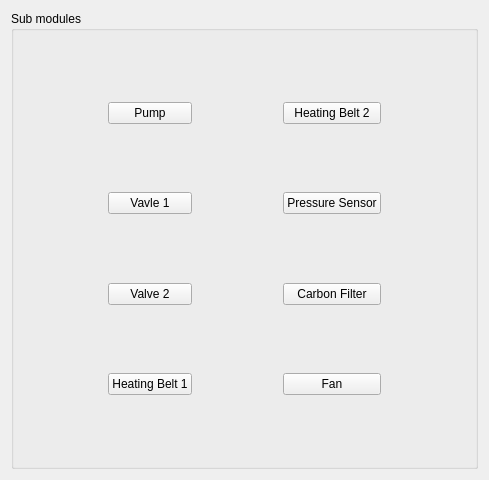
<?xml version="1.0" encoding="UTF-8"?>
<ui version="4.0">
 <class>SystemTracking::CLaSystem</class>
 <widget class="QWidget" name="SystemTracking::CLaSystem">
  <property name="geometry">
   <rect>
    <x>0</x>
    <y>0</y>
    <width>489</width>
    <height>480</height>
   </rect>
  </property>
  <property name="windowTitle">
   <string>Form</string>
  </property>
  <layout class="QGridLayout" name="gridLayout">
   <item row="0" column="0">
    <widget class="QGroupBox" name="groupBox">
     <property name="title">
      <string>Sub modules</string>
     </property>
     <layout class="QGridLayout" name="gridLayout_2">
      <item row="3" column="1">
       <widget class="QPushButton" name="modifyValve1">
        <property name="text">
         <string>Vavle 1</string>
        </property>
       </widget>
      </item>
      <item row="6" column="1">
       <spacer name="verticalSpacer_4">
        <property name="orientation">
         <enum>Qt::Vertical</enum>
        </property>
        <property name="sizeHint" stdset="0">
         <size>
          <width>20</width>
          <height>40</height>
         </size>
        </property>
       </spacer>
      </item>
      <item row="5" column="1">
       <widget class="QPushButton" name="modifyValve2">
        <property name="text">
         <string>Valve 2</string>
        </property>
       </widget>
      </item>
      <item row="1" column="4">
       <spacer name="horizontalSpacer_3">
        <property name="orientation">
         <enum>Qt::Horizontal</enum>
        </property>
        <property name="sizeHint" stdset="0">
         <size>
          <width>40</width>
          <height>20</height>
         </size>
        </property>
       </spacer>
      </item>
      <item row="4" column="1">
       <spacer name="verticalSpacer_3">
        <property name="orientation">
         <enum>Qt::Vertical</enum>
        </property>
        <property name="sizeHint" stdset="0">
         <size>
          <width>20</width>
          <height>40</height>
         </size>
        </property>
       </spacer>
      </item>
      <item row="1" column="1">
       <widget class="QPushButton" name="modifyPump">
        <property name="text">
         <string>Pump</string>
        </property>
       </widget>
      </item>
      <item row="1" column="3">
       <widget class="QPushButton" name="modifyHeatingBelt2">
        <property name="text">
         <string>Heating Belt 2</string>
        </property>
       </widget>
      </item>
      <item row="7" column="1">
       <widget class="QPushButton" name="modifyHeatingBelt1">
        <property name="text">
         <string>Heating Belt 1</string>
        </property>
       </widget>
      </item>
      <item row="0" column="1">
       <spacer name="verticalSpacer">
        <property name="orientation">
         <enum>Qt::Vertical</enum>
        </property>
        <property name="sizeHint" stdset="0">
         <size>
          <width>20</width>
          <height>40</height>
         </size>
        </property>
       </spacer>
      </item>
      <item row="3" column="3">
       <widget class="QPushButton" name="modifyPressureSensor">
        <property name="text">
         <string>Pressure Sensor</string>
        </property>
       </widget>
      </item>
      <item row="7" column="3">
       <widget class="QPushButton" name="modifyFan">
        <property name="text">
         <string>Fan</string>
        </property>
       </widget>
      </item>
      <item row="2" column="1">
       <spacer name="verticalSpacer_2">
        <property name="orientation">
         <enum>Qt::Vertical</enum>
        </property>
        <property name="sizeHint" stdset="0">
         <size>
          <width>20</width>
          <height>40</height>
         </size>
        </property>
       </spacer>
      </item>
      <item row="5" column="3">
       <widget class="QPushButton" name="modifyCarbonFilter">
        <property name="text">
         <string>Carbon Filter</string>
        </property>
       </widget>
      </item>
      <item row="1" column="0">
       <spacer name="horizontalSpacer_2">
        <property name="orientation">
         <enum>Qt::Horizontal</enum>
        </property>
        <property name="sizeHint" stdset="0">
         <size>
          <width>40</width>
          <height>20</height>
         </size>
        </property>
       </spacer>
      </item>
      <item row="1" column="2">
       <spacer name="horizontalSpacer">
        <property name="orientation">
         <enum>Qt::Horizontal</enum>
        </property>
        <property name="sizeHint" stdset="0">
         <size>
          <width>40</width>
          <height>20</height>
         </size>
        </property>
       </spacer>
      </item>
      <item row="8" column="1">
       <spacer name="verticalSpacer_5">
        <property name="orientation">
         <enum>Qt::Vertical</enum>
        </property>
        <property name="sizeHint" stdset="0">
         <size>
          <width>20</width>
          <height>40</height>
         </size>
        </property>
       </spacer>
      </item>
     </layout>
    </widget>
   </item>
  </layout>
 </widget>
 <resources/>
 <connections/>
</ui>
